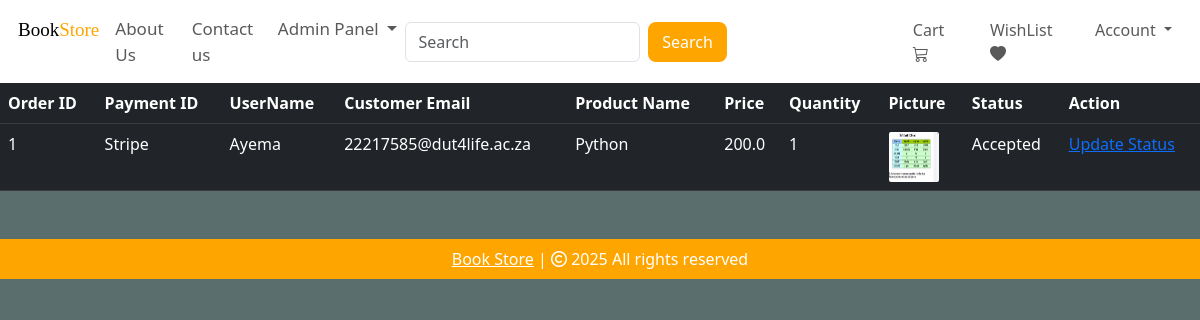
The page /view-orders (signed in) on the database its author committed.
### bookstore/models.py (models this page shows, shortened)
class Order(db.Model):
    id = db.Column(db.Integer, primary_key=True)
    quantity = db.Column(db.Integer, nullable=False)
    price = db.Column(db.Float, nullable=False)
    status = db.Column(db.String(100), nullable=False)
    payment_id = db.Column(db.String(1000), nullable=False)
    customer_link = db.Column(db.Integer, db.ForeignKey('customer.id'), nullable=False)
    product_link = db.Column(db.Integer, db.ForeignKey('product.id'), nullable=False)

class Customer(db.Model, UserMixin):
    id = db.Column(db.Integer, primary_key=True)
    email = db.Column(db.String(100), unique=True)
    username = db.Column(db.String(100))
    password_hash = db.Column(db.String(150))
    date_joined = db.Column(db.DateTime, default=datetime.utcnow)
    cart_item = db.relationship('Cart', backref=db.backref('customer', lazy=True))
    orders = db.relationship('Order', backref=db.backref('customer', lazy=True))
    wishlist_items = db.relationship('Wishlist', backref=db.backref('customer', lazy=True))
    @property
    def password(self):
        raise AttributeError('Password is not a Readable Attribute')

class Product(db.Model):
    id = db.Column(db.Integer, primary_key=True)
    product_name = db.Column(db.String(100), nullable=False)
    current_price = db.Column(db.Float, nullable=False)
    previous_price = db.Column(db.Float, nullable=True)  # Add this line
    in_stock = db.Column(db.Integer, nullable=False)
    product_picture = db.Column(db.String(1000), nullable=False)
    flash_sale = db.Column(db.Boolean, default=False)
    date_added = db.Column(db.DateTime, default=datetime.utcnow)
    department=db.Column(db.String(100),nullable=False)
    carts = db.relationship('Cart', backref=db.backref('product', lazy=True))
    orders = db.relationship('Order', backref=db.backref('product', lazy=True))
    wishlist = db.relationship('Wishlist', backref=db.backref('product', lazy=True))

### bookstore/admin.py (the view)
@admin.route('/view-orders')
@login_required
def order_view():
    if current_user.email.lower() == "admin@gmail.com":
        orders = Order.query.all()
        print("Orders in DB:", orders)  # Debugging
        if not orders:
            flash("No orders found!")
        return render_template('view_orders.html', orders=orders)
    return render_template('404.html')

### bookstore/__init__.py (called while the page is built)
def create_app():
    app = Flask(__name__)
    app.config.from_object("config.Config")
    app.config["SQLALCHEMY_DATABASE_URI"] = f"sqlite:///{DB_NAME}"
    db.init_app(app)
    stripe.api_key = app.config["STRIPE_SECRET_KEY"]  # Initialize Stripe
    from .models import Customer, Cart, Product, Order
    login_manager = LoginManager()
    login_manager.init_app(app)
    login_manager.login_view = "auth.login"
    @login_manager.user_loader
    def load_user(id):
        return Customer.query.get(int(id))
    from .views import views
    from .auth import auth
    from .admin import admin
    app.register_blueprint(views, url_prefix="/")
    app.register_blueprint(auth, url_prefix="/")
    app.register_blueprint(admin, url_prefix="/")
    create_database(app)
    return app

### bookstore/templates/view_orders.html (shortened to what this page needs)
{% extends 'base.html' %}
{% block body %}
<table class="table table-dark table-hover">
    <thead>
        <tr>
            <th scope="col">Order ID</th>
            <th scope="col">Payment ID</th>
            <th scope="col">UserName</th>
            <th scope="col">Customer Email</th>
            <th scope="col">Product Name</th>
            <th scope="col">Price</th>
            <th scope="col">Quantity</th>
            <th scope="col">Picture</th>
            <th scope="col">Status</th>
            <th scope="col">Action</th>
        </tr>
    </thead>
    <tbody>
        {% for order in orders %}
        <tr>
            <td>{{ order.id }}</td>
            <td>{{ order.payment_id }}</td>
            <td>{{ order.customer.username }}</td>
            <td>{{ order.customer.email }}</td>
            <td>{{ order.product.product_name }}</td>
            <td>{{ order.price }}</td>
            <td>{{ order.quantity }}</td>
            <td><img src="{{ order.product.product_picture }}" alt="" style="height: 50px; width: 50px; border-radius: 2px;"></td>
            <td>{{ order.status}}</td>
            <td>
                <a href="/update-order/{{ order.id }}">Update Status</a>
            </td>
        </tr>
        {% endfor %}
    </tbody>
</table>
{% endblock %}

### rows shown on the page
Order: id "1", payment_id "Stripe", customer.username "Ayema", customer.email "22217585@dut4life.ac.za", product.product_name "Python", price "200.0", quantity "1", product.product_picture (picture), status "Accepted"
